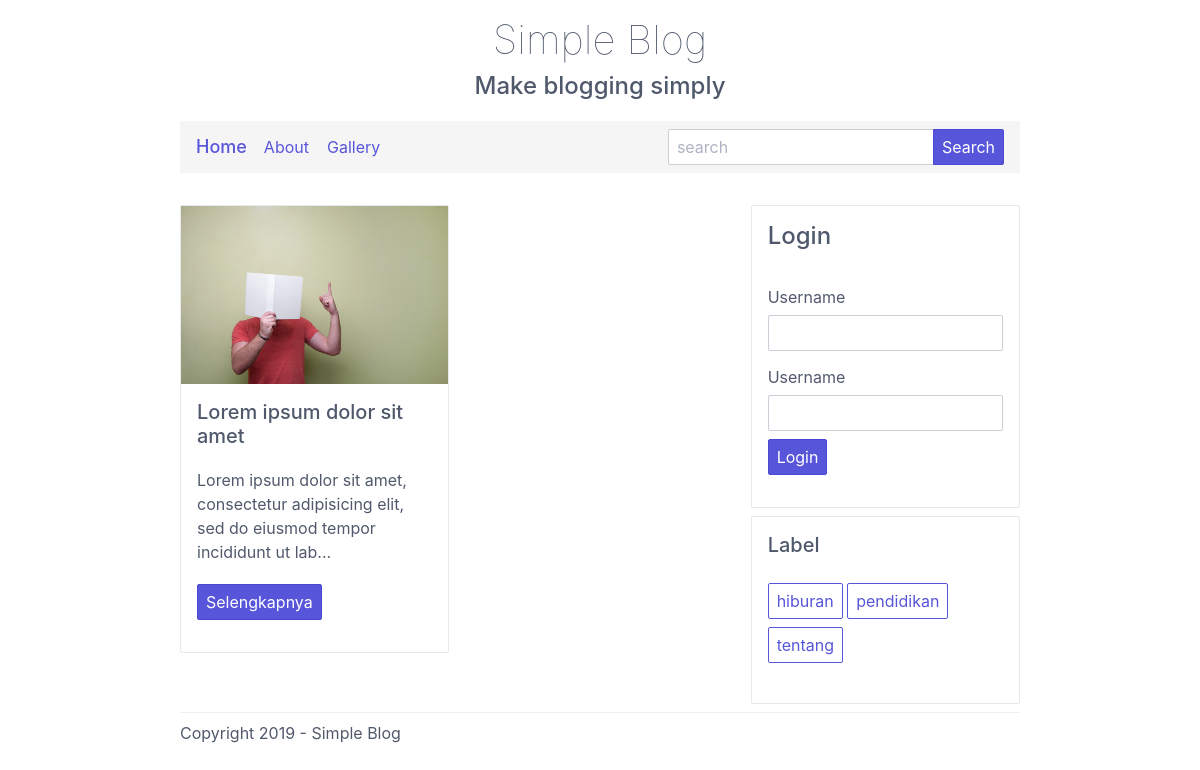
The page /label.php?search=hiburan on the database its author committed.
### tables this page shows
CREATE TABLE `post` (
  `idpost` int(11) NOT NULL,
  `title` varchar(120) NOT NULL,
  `username` varchar(120) NOT NULL,
  `date` varchar(120) NOT NULL,
  `img` varchar(120) NOT NULL,
  `content` text NOT NULL,
  `label` varchar(13) NOT NULL
);

CREATE TABLE `category` (
  `idcat` int(11) NOT NULL,
  `title` varchar(13) NOT NULL
);

### label.php (the view, shortened to what this page needs)
<?php include 'assets/header.php'; ?>
<body>
	<div class="container grid-md">
		<header style="text-align: center;padding-top: 16px;padding-bottom: 8px;">
			<h1 style="font-weight: 100;margin-bottom: 4px;">Simple Blog</h1>
			<h4 style="margin-top: 8px;">Make blogging simply</h4>
		</header>
		<?php include 'assets/menu.php'; ?>
		<div class="columns" style="margin-top: 16px;">
			<div class="column col-8">
				<div class="columns">
				<?php
				if(isset($_GET['search'])){
					$search = $_GET['search'];
					$checkPost = $lo->query("SELECT * FROM post WHERE label LIKE '%".$search."%'");
					if($checkPost == true){
						while($rowPost = $checkPost->fetch_array(MYSQLI_BOTH)){
				?>
					<div class="column col-6">
						<div class="panel">
							<img src="img/<?php echo $rowPost['img']; ?>" style="width: 100%;">
							<div class="panel-header">
								<h5 class="panel-title"><?php echo $rowPost['title']; ?></h5>
								<p><?php echo substr($rowPost['content'],0,100); ?>...</p>
								<a href="see-posting.php?id=<?php echo $rowPost['idpost']; ?>" class="btn btn-primary" style="margin-bottom: 16px;">Selengkapnya</a>
							</div>
						</div>
					</div>
				<?php
						}
					}
				}
				?>
				</div>
			</div>
			<div class="column col-4">
				<?php include 'assets/right.php'; ?>
			</div>
		</div>
		<?php include 'assets/footer.php'; ?>
	</div>
</body>
</html>

### assets/right.php (shortened to what this page needs)
<?php
				if(isset($_SESSION['login'])){
					$login = $_SESSION['login'];
				?>
					<div class="panel">
					<div class="panel-header">
						<h5 class="panel-title">Admin Menu</h5>
						<label>Selamat datang <b><?php echo $login; ?></b></label>.
					</div>
					<div class="panel-body">
						<ul class="nav">
							<li class="nav-item">
								<a href="posting.php"><i class="icon icon-edit"></i> Buat Posting</a>
							</li>
							<li class="nav-item">
								<a href="password.php?iduser=<?php echo $_SESSION['id']; ?>"><i class="icon icon-people"></i> Ganti Password</a>
							</li>
							<li class="nav-item">
								<a href="post.php"><i class="icon icon-menu"></i> Lihat Posting</a>
							</li>
							<li class="nav-item">
								<a href="cat.php"><i class="icon icon-flag"></i> Tambah Kategori</a>
							</li>
						</ul>
					</div>
					<div class="panel-footer">
						<a href="logout.php" class="btn btn-primary">Logout</a>
					</div>
				</div>
				<?php
				}else{
					?>
					<div class="panel">
					<div class="panel-header">
						<h4 class="panel-title">Login</h4>
					</div>
					<div class="panel-body">
						<form method="post" action="login.php">
							<div class="form-group">
								<label class="form-label">Username</label>
								<input type="text" class="form-input" name="username">
							</div>
							<div class="form-group">
								<label class="form-label">Username</label>
								<input type="password" class="form-input" name="password">
							</div>
							<div class="form-group">
								<button type="submit" class="btn btn-primary" name="login">Login</button>
							</div>
						</form>
					</div>
					<div class="panel-footer"></div>
				</div>
				<?php
				}
				?>
				<div class="panel" style="margin-top: 8px;">
					<div class="panel-header">
						<h5 class="panel-title">Label</h5>
					</div>
					<div class="panel-body">
						<?php
						include 'lib/connect.php';
						$checkCat = $lo->query("SELECT * FROM category");
						if($checkCat == true){
							while($rowCat = $checkCat->fetch_array(MYSQLI_BOTH)){
						?>
						<a href="label.php?search=<?php echo $rowCat['title']; ?>" class="btn" style="margin-bottom: 8px;"><?php echo $rowCat['title']; ?></a>
						<?php
							}
						}
						?>
					</div>
					<div class="panel-footer">
					</div>
				</div>

### rows shown on the page
post: img (picture), title "Lorem ipsum dolor sit amet", content "Lorem ipsum dolor sit amet, consectetur adipisicing elit, sed do eiusmod tempor incididunt ut lab"
category: title "hiburan"
category: title "pendidikan"
category: title "tentang"
